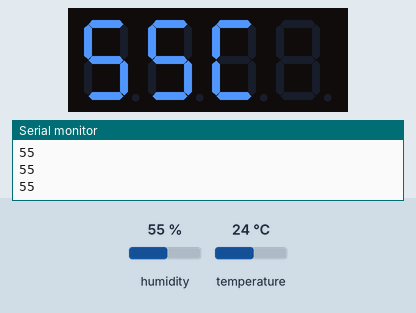
Simulated run of this sketch. Board: Arduino Uno, built with avr-gcc and run on an emulated ATmega328P. On the bench: 4-digit seven-segment display, the last lines printed to the serial monitor. The test bench sets the inputs (shaded band); at power-on: humidity 55 %, temperature 24 °C.

Above: at 2.8 s.
2.9 s: humidity set to 22 %
At 5.1 s:
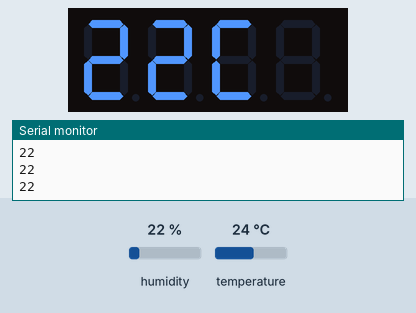
5.6 s: humidity set to 40 %
At 6.8 s:
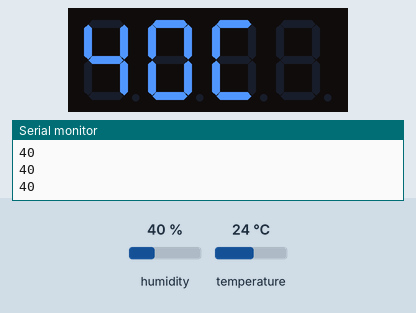
8.3 s: humidity set to 68 %
At 11.4 s:
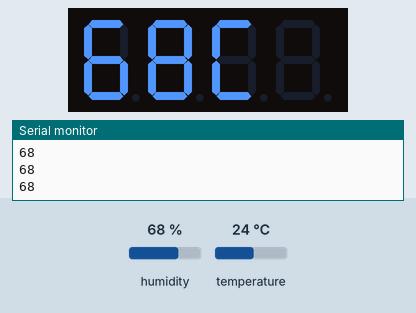
Timing chart, 0 to 12.9 s (numbered marks = the images above; inputs shaded):
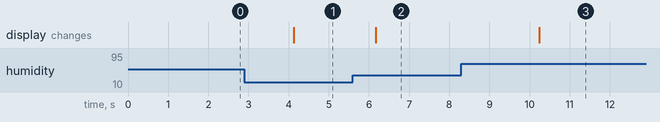

The sketch:

DHT_and_TM1637.ino
```cpp
#include "DHT.h"
#define DHTTYPE DHT11
#define DHTPIN 2
#include "TM1637.h"
#define CLK 7//pins definitions for TM1637 and can be changed to other ports
#define DIO 8
TM1637 tm1637(CLK,DIO);
DHT dht(DHTPIN,DHTTYPE);
void setup()
{
  Serial.begin(9600);
  dht.begin();
  tm1637.init();
  tm1637.set(BRIGHT_TYPICAL);//BRIGHT_TYPICAL = 2,BRIGHT_DARKEST = 0,BRIGHTEST = 7;
}
void loop()
{
  int8_t c = 12;
  int t = dht.readTemperature();
  int f = dht.readHumidity();
  int a,b;
  a = f/10;
  b = f%10;
  tm1637.display(0,a);
  tm1637.display(1,b);
  tm1637.display(2,c);
  //tm1637.display(3,(char)C);
  //Serial.print(F("Nhiet do °C:  "));
  Serial.println(f);
  delay(100);
}
```

Measured:
- after the input at 2.9 s, the display: changes after 1.2 s (image 1)
- after the input at 5.6 s, the display: changes after 0.56 s (image 2)
- after the input at 8.3 s, the display: changes after 1.9 s (image 3)
